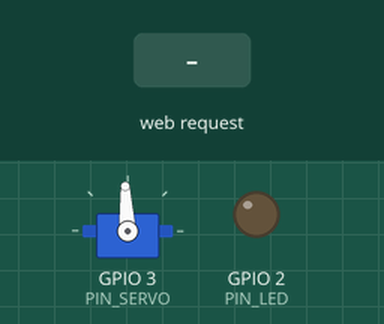
The sketch below on a simulated ESP32. Parts: servo, output pins drawn as LEDs (lit = HIGH). The inputs (shaded band) are chosen by the test bench. Servo pulses on a pin are drawn as a servo (544–2400 µs = 0–180°); what the sketch prints to the serial monitor is not drawn.

Above: at 1.2 s.
1.3 s: HTTP request GET /setled?val=1 received
At 1.6 s:
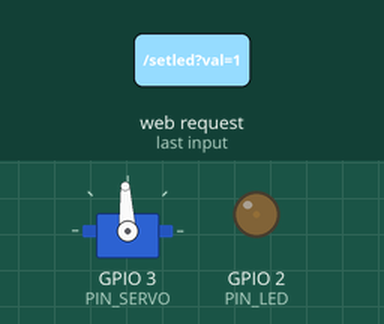
2.8 s: HTTP request GET /setled?val=120 received
At 3.9 s:
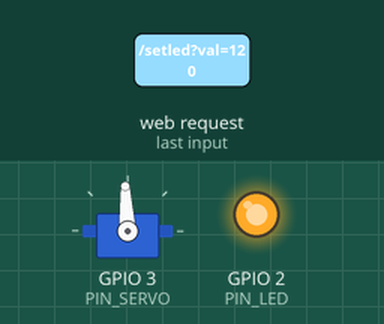
4.3 s: HTTP request GET /setservo?val=1&hz=1&ang=1 received
At 5.1 s:
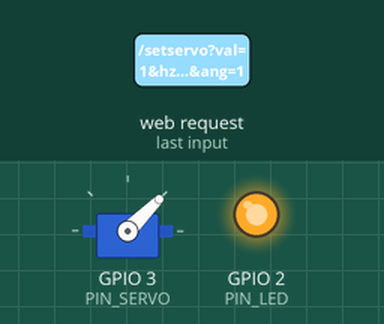
5.8 s: HTTP request GET /setled?val=0 received
At 6.2 s:
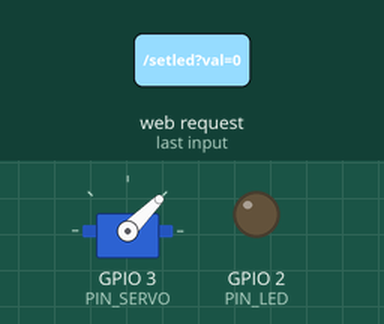
7.3 s: HTTP request GET /setled?val=1&hz=1&ang=1 received
At 8.5 s:
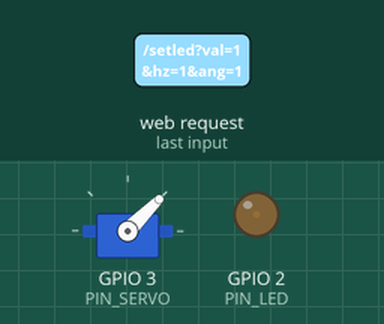
8.8 s: HTTP request GET /setservo?val=120&hz=120&ang=120 received
At 9.7 s:
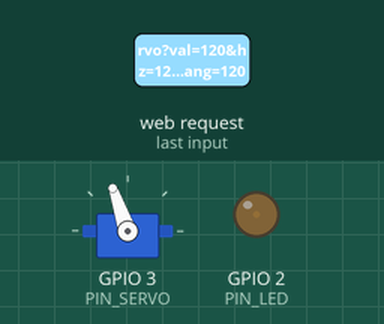
Timing chart, 0 to 11.3 s (numbered marks = the images above; inputs shaded):
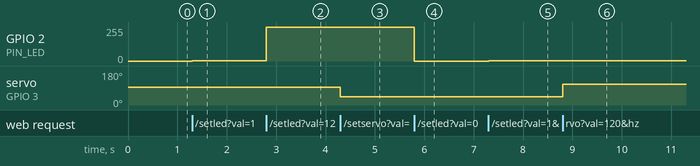

The sketch:

led_servo_ap.ino
```cpp
#include <WiFi.h>
#include <WebServer.h>

const char* ap_ssid = "404_NotFound";
const char* ap_password = "mtseguromano24";

WebServer server(80);

const int PIN_LED = 2;
const int PIN_SERVO = 3;

int freqLED = 1000;
const int resLED = 8;

const int freqServo = 50;
const int resServo = 12;

const int SERVO_MIN_DUTY = 205;
const int SERVO_MAX_DUTY = 410;

int brilhoAtual = 0;
int anguloAtual = 90;

const char CODE_DASHBOARD_HTML[] PROGMEM = R"rawliteral(
<!DOCTYPE html>
<html lang="pt-BR">
<head>
    <meta charset="UTF-8">
    <meta name="viewport" content="width=device-width, initial-scale=1.0">
    <title>ESP32 AP PWM Control Dashboard</title>
    <style>
        body { font-family: Arial, sans-serif; text-align: center; margin: 0; padding: 20px; background-color: #f4f6f9; }
        .card { background: white; padding: 20px; margin: 15px auto; border-radius: 12px; box-shadow: 0 4px 8px rgba(0,0,0,0.1); max-width: 400px; }
        h1 { color: #333; }
        .slider { width: 90%; margin: 15px 0; height: 25px; }
        .btn-group { display: flex; justify-content: space-around; margin-top: 10px; }
        button { padding: 10px 20px; font-size: 16px; border: none; border-radius: 6px; background-color: #28a745; color: white; cursor: pointer; }
        button:active { background-color: #1e7e34; }
        span { font-weight: bold; color: #28a745; }
    </style>
</head>
<body>
    <h1>ESP32 AP Control Dashboard</h1>

    <div class="card">
        <h3>1. Intensidade do LED</h3>
        <input type="range" min="0" max="100" value="0" class="slider" id="ledSlider" onchange="updateLED(this.value)">
        <p>Brilho: <span id="ledVal">0</span>%</p>

        <h4>Frequência do LED (Teste de Cintilação)</h4>
        <div class="btn-group">
            <button onclick="updateFreq(1000)">1 kHz</button>
            <button onclick="updateFreq(5000)">5 kHz</button>
        </div>
        <p>Frequência Atual: <span id="freqVal">1000</span> Hz</p>
    </div>

    <div class="card">
        <h3>2. Posição do Servo</h3>
        <input type="range" min="0" max="180" value="90" class="slider" id="servoSlider" onchange="updateServo(this.value)">
        <p>Ângulo: <span id="servoVal">90</span>°</p>
    </div>

    <script>
        function updateLED(val) {
            document.getElementById('ledVal').innerText = val;
            fetch('/setled?val=' + val);
        }
        function updateFreq(hz) {
            document.getElementById('freqVal').innerText = hz;
            fetch('/setfreq?hz=' + hz);
        }
        function updateServo(ang) {
            document.getElementById('servoVal').innerText = ang;
            fetch('/setservo?ang=' + ang);
        }
    </script>
</body>
</html>
)rawliteral";

void handleRoot() {
  server.send(200, "text/html", CODE_DASHBOARD_HTML);
}

void handleSetLED() {
  if (server.hasArg("val")) {
    brilhoAtual = server.arg("val").toInt();
    int dutyTarget = map(brilhoAtual, 0, 100, 0, 255);
    ledcWrite(PIN_LED, dutyTarget);
    server.send(200, "text/plain", "OK");
  } else {
    server.send(400, "text/plain", "Bad Request");
  }
}

void handleSetFreq() {
  if (server.hasArg("hz")) {
    freqLED = server.arg("hz").toInt();
    ledcChangeFrequency(PIN_LED, freqLED, resLED);
    server.send(200, "text/plain", "OK");
  } else {
    server.send(400, "text/plain", "Bad Request");
  }
}

void handleSetServo() {
  if (server.hasArg("ang")) {
    anguloAtual = server.arg("ang").toInt();
    int dutyServo = map(anguloAtual, 0, 180, SERVO_MIN_DUTY, SERVO_MAX_DUTY);
    ledcWrite(PIN_SERVO, dutyServo);
    server.send(200, "text/plain", "OK");
  } else {
    server.send(400, "text/plain", "Bad Request");
  }
}

void setup() {
  Serial.begin(115200);

  ledcAttach(PIN_LED, freqLED, resLED);
  ledcAttach(PIN_SERVO, freqServo, resServo);

  int dutyInicial = map(anguloAtual, 0, 180, SERVO_MIN_DUTY, SERVO_MAX_DUTY);
  ledcWrite(PIN_SERVO, dutyInicial);

  WiFi.softAP(ap_ssid, ap_password);
  IPAddress IP = WiFi.softAPIP();

  Serial.println(IP);

  server.on("/", handleRoot);
  server.on("/setled", handleSetLED);
  server.on("/setfreq", handleSetFreq);
  server.on("/setservo", handleSetServo);

  server.begin();
}

void loop() {
  server.handleClient();
}
```

Measured:
- after the input at 1.3 s, GPIO 2 (PIN_LED): 0/255 → 2/255 at once
- after the input at 2.8 s, GPIO 2 (PIN_LED): 2/255 → 255/255 at once
- after the input at 4.3 s, servo on GPIO 3 (PIN_SERVO): 93° → 45° at once
- after the input at 5.8 s, GPIO 2 (PIN_LED): 255/255 → 0/255 at once
- after the input at 7.3 s, GPIO 2 (PIN_LED): 0/255 → 2/255 at once
- after the input at 8.8 s, servo on GPIO 3 (PIN_SERVO): 45° → 109° at once
